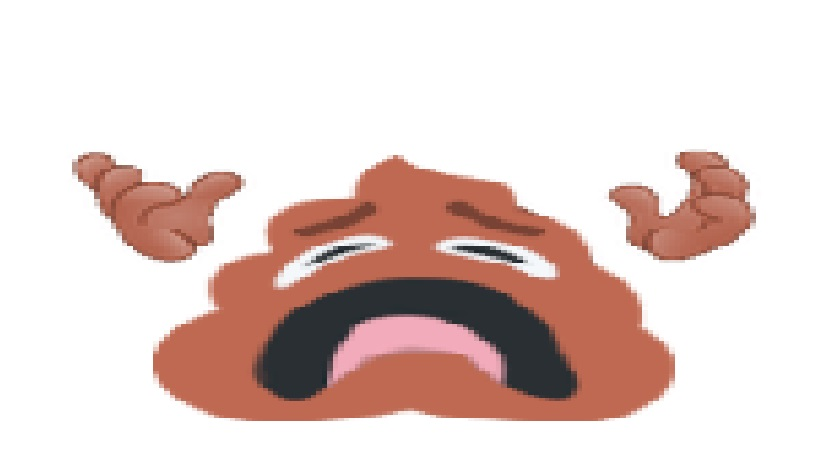
#> input picture template.jpg, 834 x 473 px
$ python createImage.py   (older library calls are emulated)
#> lines starting #> are read from the running program, lines starting #| are printed output that depends on the picture
import cv2
from PIL import Image
from PIL import ImageFont
from PIL import ImageDraw

def createImage(messageText):
#> called with messageText = 'MERGE REQUEST?????'
    img = Image.open("template.jpg")
#> img is the input picture: PIL image 834x473 RGB; mean R, G, B 229.1, 210.8, 206.6
    draw = ImageDraw.Draw(img)

    width, height = img.size
#> width = 834; height = 473
    font = ImageFont.truetype("POE Sans Pro Light.ttf", 75)

    textwidth, textheight = draw.textsize(messageText, font=font)
#> textwidth = 761; textheight = 70
    x = width/2 - textwidth/2
#> x = 36.5
    y = height/9 - textheight/9
#> y = 44.78

    draw.text((x, y), messageText, (0,0,0),font=font)

    img.save("output.jpg")
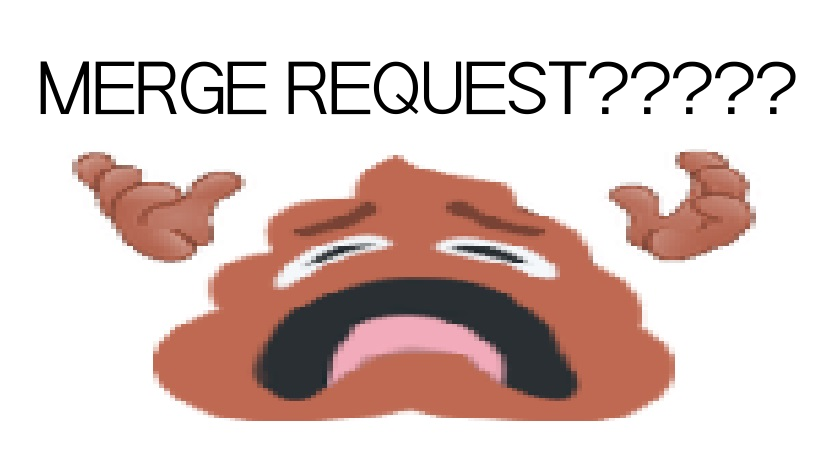
#> saved as output.jpg: PIL image 834x473 RGB; mean R, G, B 222.2, 203.9, 199.7

createImage("MERGE REQUEST?????")

$ run again, with mergerequest.png saved as template.jpg
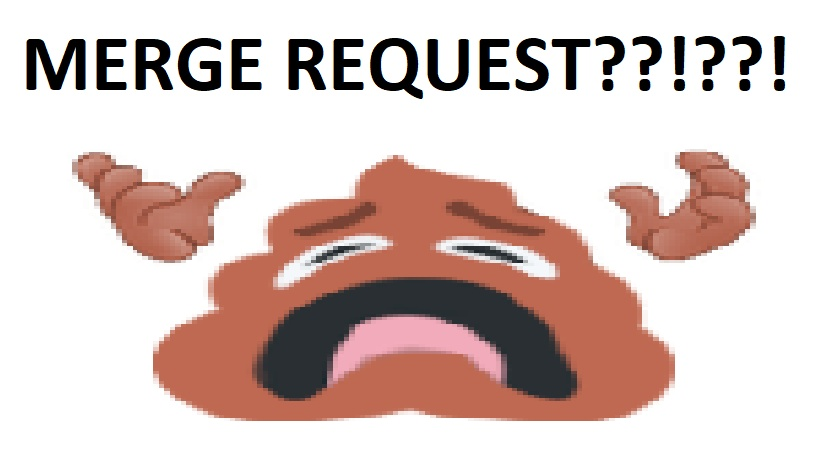
#> input picture mergerequest.png, 834 x 473 px
#> in createImage, img is the input picture: PIL image 834x473 RGB; mean R, G, B 218, 199.8, 195.5
#> textwidth = 761; textheight = 70
#> x = 36.5
#> y = 44.78
#> in createImage, `img.save("output.jpg")`:
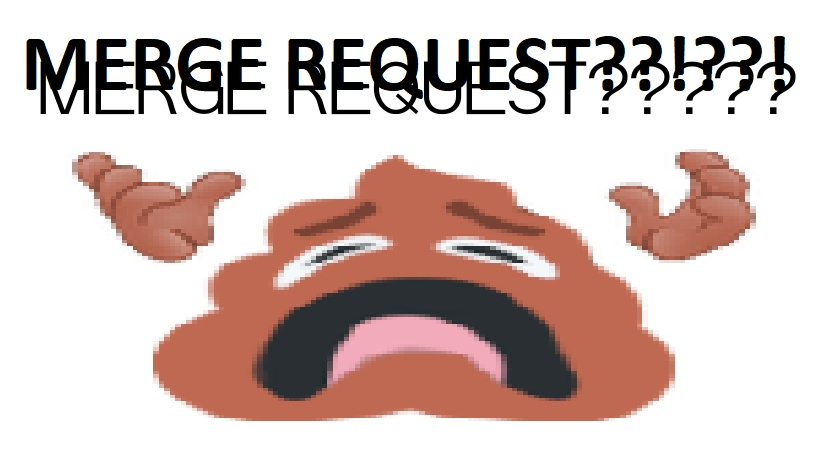
#> saved as output.jpg: PIL image 834x473 RGB; mean R, G, B 213.3, 195.1, 190.9
